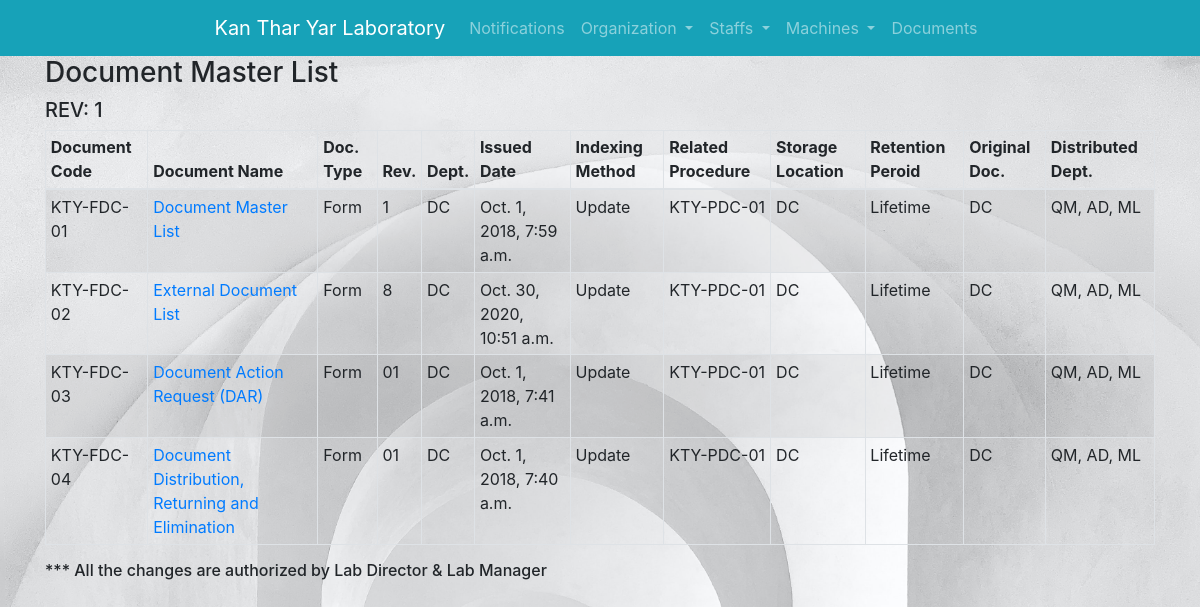
The app's page /documents/document_master/list with its own data.
### documents/models.py (models this page shows, shortened)
class documents(models.Model):
    DEPARTMENTS = (('DC', 'DC'), ('QMS', 'QMS'), ('AD', 'AD'), ('ML', 'ML'),)
    DOC_TYPES = (('Manual', 'Manual'), ('Procedure', 'Procedure'), ('Form', 'Form'), ('WI', 'WI'), ('Others', 'Others'),)
    code = models.CharField(max_length=100, blank=True, null=True)
    name = models.CharField(max_length=100, blank=True, null=True)
    type = models.CharField(max_length=100, blank=True, null=True, choices=DOC_TYPES)
    rev = models.CharField(max_length=100, blank=True, null=True)
    department = models.CharField(max_length=100, blank=True, null=True, choices=DEPARTMENTS)
    issued_date = models.DateTimeField(' in mm/dd/yyyy format (e.g. 12/31/2020)',
                                       auto_now_add=False, auto_now=False,blank=True, null=True)
    indexing_method = models.CharField(max_length=100, blank=True, null=True)
    related_procedure = models.CharField(max_length=100, blank=True, null=True)
    storage_location = models.CharField(max_length=100, blank=True, null=True)
    retention_period = models.CharField(max_length=100, blank=True, null=True)
    original_doc = models.CharField(max_length=100, blank=True, null=True)
    distributed_dept = models.CharField(max_length=100, blank=True, null=True)

### documents/views.py (the view)
# urls.py: path('document_master/list', views.show_dm,  name="show_dm"),
def show_dm(request):
    revision_no = documents.objects.get(name='Document Master List')
    document = documents.objects.all().order_by('type','code');
    return render(request, 'documents/doc_master/master_list.html', {'documents': document,
                                                                    'revision_no': revision_no})

### documents/templates/documents/doc_master/master_list.html
{% extends 'base_layout.html' %}
{% block content%}
        <h3>Document Master List </h3>
        <h5>REV: {{revision_no.rev}}</h5>
        <table id="document_master_list" class="table table-hover table-striped table-bordered table-sm " cellspacing="0"
  width="100%">
  <thead>
    <tr>
      <th >Document Code</th>
      <th >Document Name</th>
        <th >Doc. Type</th>
        <th >Rev.</th>
        <th >Dept.</th>
        <th >Issued Date</th>
        <th >Indexing Method</th>
        <th >Related Procedure</th>
        <th >Storage Location</th>
        <th >Retention Peroid</th>
        <th >Original Doc.</th>
        <th >Distributed Dept.</th>
    </tr>
  </thead>
  <tbody>
  {% for document in documents %}
    <tr>
      <td>{{ document.code }}</td>
      <td><a href="{% url 'documents:document_master_detail' pk=document.pk %}">{{ document.name }}</a></td>
        <td>{{ document.type }}</td>
        <td>{{ document.rev }}</td>
        <td>{{ document.department }}</td>
        <td>{{ document.issued_date }}</td>
        <td>{{ document.indexing_method }}</td>
        <td>{{ document.related_procedure }}</td>
        <td>{{ document.storage_location }}</td>
        <td>{{ document.retention_period }}</td>
        <td>{{ document.original_doc }}</td>
        <td>{{ document.distributed_dept }}</td>
    </tr>
  {% endfor %}
  </tbody>
</table>
<h6>*** All the changes are authorized by Lab Director & Lab Manager</h6>
{% endblock %}

### assets/styles.css (style rules this page uses)
body { background-color: #0f121f; background-image: url('/static/feathers.jpg'); background-repeat-y: no-repeat; background-size: cover; color: #fff; }

### records on screen
documents: rev "1", code "KTY-FDC-01", name "Document Master List", type "Form", department "DC", issued_date "Oct. 1, 2018, 7:59 a.m.", indexing_method "Update", related_procedure "KTY-PDC-01", storage_location "DC", retention_period "Lifetime", original_doc "DC", distributed_dept "QM, AD, ML"
documents: code "KTY-FDC-02", name "External Document List", type "Form", rev "8", department "DC", issued_date "Oct. 30, 2020, 10:51 a.m.", indexing_method "Update", related_procedure "KTY-PDC-01", storage_location "DC", retention_period "Lifetime", original_doc "DC", distributed_dept "QM, AD, ML"
documents: code "KTY-FDC-03", name "Document Action Request (DAR)", type "Form", rev "01", department "DC", issued_date "Oct. 1, 2018, 7:41 a.m.", indexing_method "Update", related_procedure "KTY-PDC-01", storage_location "DC", retention_period "Lifetime", original_doc "DC", distributed_dept "QM, AD, ML"
documents: code "KTY-FDC-04", name "Document Distribution, Returning and Elimination", type "Form", rev "01", department "DC", issued_date "Oct. 1, 2018, 7:40 a.m.", indexing_method "Update", related_procedure "KTY-PDC-01", storage_location "DC", retention_period "Lifetime", original_doc "DC", distributed_dept "QM, AD, ML"
